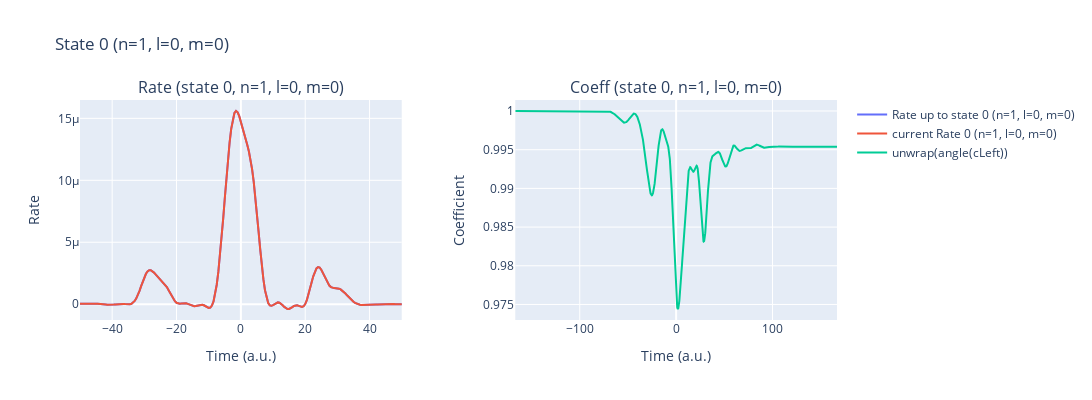
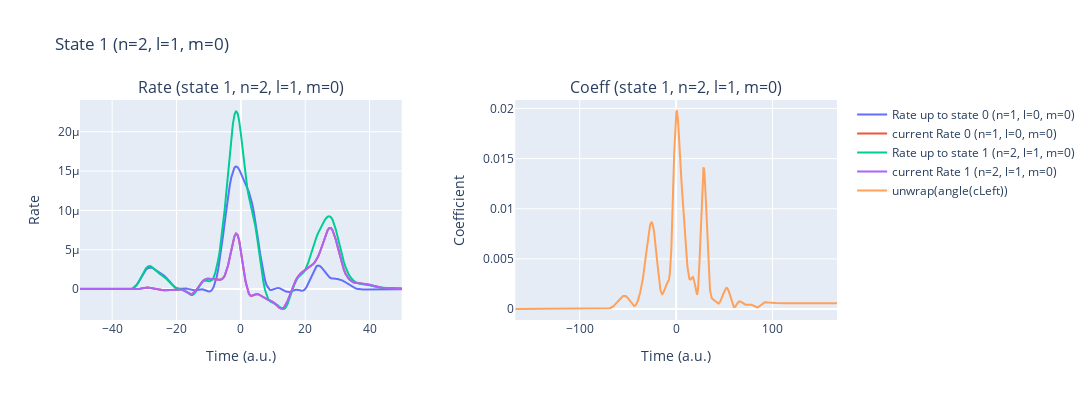
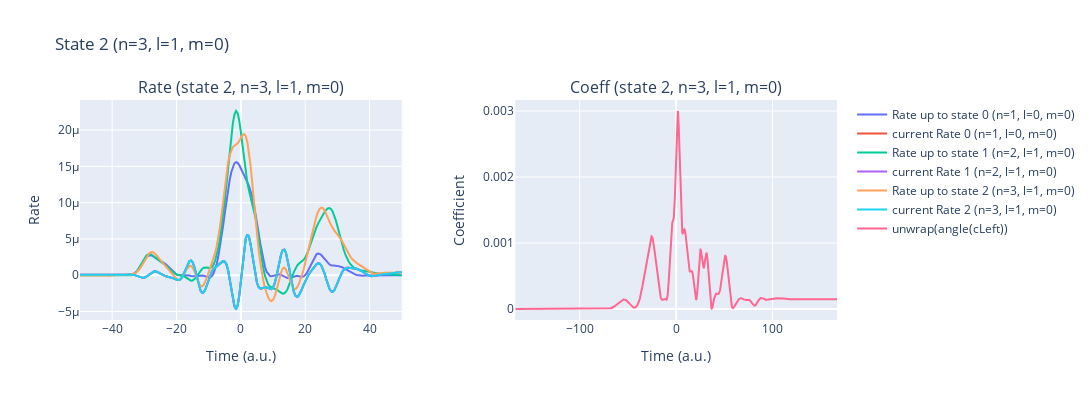

Here is the notebook cell these charts were saved with, in order:
### Code cell
%autoreload
params_1 = {
    'E_g': 0.5, 
    'αPol': 4.51, 
    'div_p':2**-4*32, 
    'div_theta':1*8,
    'lam0': 450, 
    'intensity': 8e13, 
    'cep': 0,
    'excitedStates': 3, 
    'coeffType': 'numerical', 
    'gauge': 'length', 
    'get_p_only': True, 
    'only_c0_is_1_rest_normal': False,
    'delay': None, 
    'plotting': True
}

laser_pulses.add_pulse(params_1['lam0'], params_1['intensity'], params_1['cep'], params_1['lam0']/ AtomicUnits.nm / AtomicUnits.speed_of_light)
t_min, t_max = laser_pulses.get_time_interval()
time_recon_1= np.arange(int(t_min), int(t_max)+1, 0.5)

rateExcited_1 = IonRate(time_recon_1, laser_pulses, params_1, dT=0.5/4, kernel_type='exact_SFA', excitedStates=True)
laser_pulses.reset()

### Figure 1 — Plotly figure (JSON) as saved in the notebook; plotly's stock layout.template omitted (floating-point values rounded to 4 significant figures; data arrays with more than 128 entries replaced by an {"elided": "..."} marker saying what was removed)
{"data": [{"mode": "lines", "name": "Rate up to state 0 (n=1, l=0, m=0)", "type": "scatter", "x": {"elided": "666 float values"}, "xaxis": "x", "y": {"elided": "666 float values"}, "yaxis": "y"}, {"mode": "lines", "name": "current Rate 0 (n=1, l=0, m=0)", "type": "scatter", "x": {"elided": "666 float values"}, "xaxis": "x", "y": {"elided": "666 float values"}, "yaxis": "y"}, {"mode": "lines", "name": "unwrap(angle(cLeft))", "type": "scatter", "x": {"elided": "2671 float values"}, "xaxis": "x2", "y": {"elided": "2671 float values"}, "yaxis": "y2"}], "layout": {"annotations": [{"font": {"size": 16}, "showarrow": false, "text": "Rate (state 0, n=1, l=0, m=0)", "x": 0.2125, "xanchor": "center", "xref": "paper", "y": 1, "yanchor": "bottom", "yref": "paper"}, {"font": {"size": 16}, "showarrow": false, "text": "Coeff (state 0, n=1, l=0, m=0)", "x": 0.7875, "xanchor": "center", "xref": "paper", "y": 1, "yanchor": "bottom", "yref": "paper"}], "height": 400, "title": {"text": "State 0 (n=1, l=0, m=0)"}, "width": 1200, "xaxis": {"anchor": "y", "domain": [0, 0.425], "range": [-50, 50], "title": {"text": "Time (a.u.)"}}, "xaxis2": {"anchor": "y2", "domain": [0.575, 1], "title": {"text": "Time (a.u.)"}}, "yaxis": {"anchor": "x", "domain": [0, 1], "title": {"text": "Rate"}}, "yaxis2": {"anchor": "x2", "domain": [0, 1], "title": {"text": "Coefficient"}}}}

### Figure 2 — Plotly figure (JSON) as saved in the notebook; plotly's stock layout.template omitted (floating-point values rounded to 4 significant figures; data arrays with more than 128 entries replaced by an {"elided": "..."} marker saying what was removed)
{"data": [{"mode": "lines", "name": "Rate up to state 0 (n=1, l=0, m=0)", "type": "scatter", "x": {"elided": "666 float values"}, "xaxis": "x", "y": {"elided": "666 float values"}, "yaxis": "y"}, {"mode": "lines", "name": "current Rate 0 (n=1, l=0, m=0)", "type": "scatter", "x": {"elided": "666 float values"}, "xaxis": "x", "y": {"elided": "666 float values"}, "yaxis": "y"}, {"mode": "lines", "name": "Rate up to state 1 (n=2, l=1, m=0)", "type": "scatter", "x": {"elided": "666 float values"}, "xaxis": "x", "y": {"elided": "666 float values"}, "yaxis": "y"}, {"mode": "lines", "name": "current Rate 1 (n=2, l=1, m=0)", "type": "scatter", "x": {"elided": "666 float values"}, "xaxis": "x", "y": {"elided": "666 float values"}, "yaxis": "y"}, {"mode": "lines", "name": "unwrap(angle(cLeft))", "type": "scatter", "x": {"elided": "2671 float values"}, "xaxis": "x2", "y": {"elided": "2671 float values"}, "yaxis": "y2"}], "layout": {"annotations": [{"font": {"size": 16}, "showarrow": false, "text": "Rate (state 1, n=2, l=1, m=0)", "x": 0.2125, "xanchor": "center", "xref": "paper", "y": 1, "yanchor": "bottom", "yref": "paper"}, {"font": {"size": 16}, "showarrow": false, "text": "Coeff (state 1, n=2, l=1, m=0)", "x": 0.7875, "xanchor": "center", "xref": "paper", "y": 1, "yanchor": "bottom", "yref": "paper"}], "height": 400, "title": {"text": "State 1 (n=2, l=1, m=0)"}, "width": 1200, "xaxis": {"anchor": "y", "domain": [0, 0.425], "range": [-50, 50], "title": {"text": "Time (a.u.)"}}, "xaxis2": {"anchor": "y2", "domain": [0.575, 1], "title": {"text": "Time (a.u.)"}}, "yaxis": {"anchor": "x", "domain": [0, 1], "title": {"text": "Rate"}}, "yaxis2": {"anchor": "x2", "domain": [0, 1], "title": {"text": "Coefficient"}}}}

### Figure 3 — Plotly figure (JSON) as saved in the notebook; plotly's stock layout.template omitted (floating-point values rounded to 4 significant figures; data arrays with more than 128 entries replaced by an {"elided": "..."} marker saying what was removed)
{"data": [{"mode": "lines", "name": "Rate up to state 0 (n=1, l=0, m=0)", "type": "scatter", "x": {"elided": "666 float values"}, "xaxis": "x", "y": {"elided": "666 float values"}, "yaxis": "y"}, {"mode": "lines", "name": "current Rate 0 (n=1, l=0, m=0)", "type": "scatter", "x": {"elided": "666 float values"}, "xaxis": "x", "y": {"elided": "666 float values"}, "yaxis": "y"}, {"mode": "lines", "name": "Rate up to state 1 (n=2, l=1, m=0)", "type": "scatter", "x": {"elided": "666 float values"}, "xaxis": "x", "y": {"elided": "666 float values"}, "yaxis": "y"}, {"mode": "lines", "name": "current Rate 1 (n=2, l=1, m=0)", "type": "scatter", "x": {"elided": "666 float values"}, "xaxis": "x", "y": {"elided": "666 float values"}, "yaxis": "y"}, {"mode": "lines", "name": "Rate up to state 2 (n=3, l=1, m=0)", "type": "scatter", "x": {"elided": "666 float values"}, "xaxis": "x", "y": {"elided": "666 float values"}, "yaxis": "y"}, {"mode": "lines", "name": "current Rate 2 (n=3, l=1, m=0)", "type": "scatter", "x": {"elided": "666 float values"}, "xaxis": "x", "y": {"elided": "666 float values"}, "yaxis": "y"}, {"mode": "lines", "name": "unwrap(angle(cLeft))", "type": "scatter", "x": {"elided": "2671 float values"}, "xaxis": "x2", "y": {"elided": "2671 float values"}, "yaxis": "y2"}], "layout": {"annotations": [{"font": {"size": 16}, "showarrow": false, "text": "Rate (state 2, n=3, l=1, m=0)", "x": 0.2125, "xanchor": "center", "xref": "paper", "y": 1, "yanchor": "bottom", "yref": "paper"}, {"font": {"size": 16}, "showarrow": false, "text": "Coeff (state 2, n=3, l=1, m=0)", "x": 0.7875, "xanchor": "center", "xref": "paper", "y": 1, "yanchor": "bottom", "yref": "paper"}], "height": 400, "title": {"text": "State 2 (n=3, l=1, m=0)"}, "width": 1200, "xaxis": {"anchor": "y", "domain": [0, 0.425], "range": [-50, 50], "title": {"text": "Time (a.u.)"}}, "xaxis2": {"anchor": "y2", "domain": [0.575, 1], "title": {"text": "Time (a.u.)"}}, "yaxis": {"anchor": "x", "domain": [0, 1], "title": {"text": "Rate"}}, "yaxis2": {"anchor": "x2", "domain": [0, 1], "title": {"text": "Coefficient"}}}}
